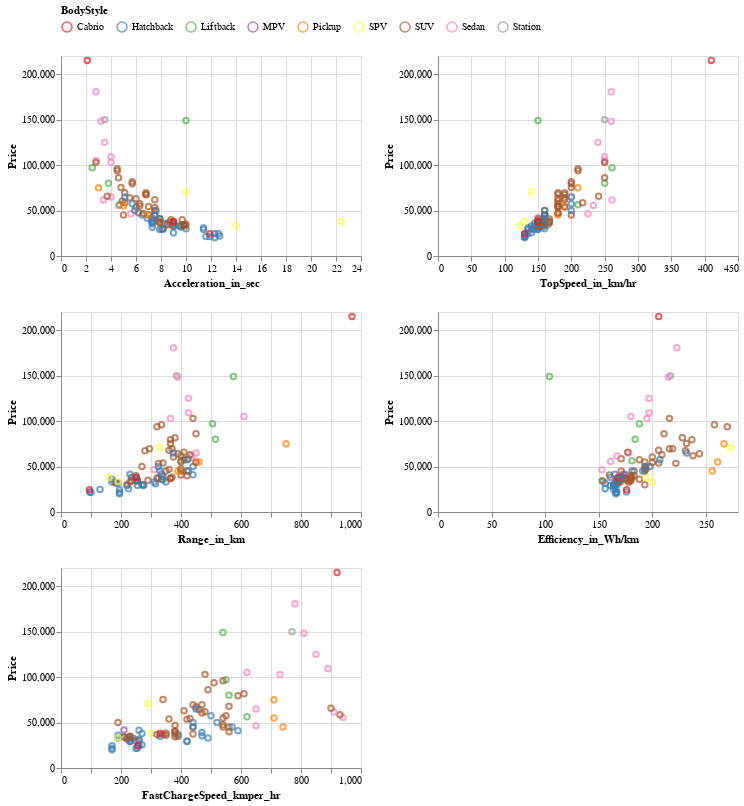

Notebook source saved alongside this figure:
### Code cell
brush = alt.selection(type='interval', resolve='global')

# common base for all subplots
base = alt.Chart(df).mark_point().encode(
    y=alt.Y('PriceEuro', title='Price'),
    color=alt.condition(
        brush, 
        'BodyStyle', 
        alt.ColorValue('black'), 
        legend=alt.Legend(orient="top"), 
        scale=alt.Scale(scheme='set1'),
    )
).add_selection(
    brush
).properties(
    width=300,
    height=200
)

x1 = alt.X('AccelSec', title='Acceleration_in_sec')
x2 = alt.X('TopSpeed_KmH', title='TopSpeed_in_km/hr')
x3 = alt.X('Range_Km', title='Range_in_km')
x4 = alt.X('Efficiency_WhKm', title='Efficiency_in_Wh/km')
x5 = alt.X('FastCharge_KmH', title='FastChargeSpeed_kmper_hr')

# layout for subplots
(base.encode(x=x1) | base.encode(x=x2)) &\
(base.encode(x=x3) | base.encode(x=x4)) &\
(base.encode(x=x5))

### Figure 1 — Vega-Lite specification as saved in the notebook (floating-point values rounded to 4 significant figures)
{"config": {"view": {"continuousWidth": 400, "continuousHeight": 300}}, "vconcat": [{"hconcat": [{"mark": "point", "encoding": {"color": {"condition": {"field": "BodyStyle", "legend": {"orient": "top"}, "scale": {"scheme": "set1"}, "type": "nominal", "selection": "selector001"}, "value": "black"}, "x": {"field": "AccelSec", "title": "Acceleration_in_sec", "type": "quantitative"}, "y": {"field": "PriceEuro", "title": "Price", "type": "quantitative"}}, "height": 200, "selection": {"selector001": {"type": "interval", "resolve": "global"}}, "width": 300}, {"mark": "point", "encoding": {"color": {"condition": {"field": "BodyStyle", "legend": {"orient": "top"}, "scale": {"scheme": "set1"}, "type": "nominal", "selection": "selector001"}, "value": "black"}, "x": {"field": "TopSpeed_KmH", "title": "TopSpeed_in_km/hr", "type": "quantitative"}, "y": {"field": "PriceEuro", "title": "Price", "type": "quantitative"}}, "height": 200, "selection": {"selector001": {"type": "interval", "resolve": "global"}}, "width": 300}]}, {"hconcat": [{"mark": "point", "encoding": {"color": {"condition": {"field": "BodyStyle", "legend": {"orient": "top"}, "scale": {"scheme": "set1"}, "type": "nominal", "selection": "selector001"}, "value": "black"}, "x": {"field": "Range_Km", "title": "Range_in_km", "type": "quantitative"}, "y": {"field": "PriceEuro", "title": "Price", "type": "quantitative"}}, "height": 200, "selection": {"selector001": {"type": "interval", "resolve": "global"}}, "width": 300}, {"mark": "point", "encoding": {"color": {"condition": {"field": "BodyStyle", "legend": {"orient": "top"}, "scale": {"scheme": "set1"}, "type": "nominal", "selection": "selector001"}, "value": "black"}, "x": {"field": "Efficiency_WhKm", "title": "Efficiency_in_Wh/km", "type": "quantitative"}, "y": {"field": "PriceEuro", "title": "Price", "type": "quantitative"}}, "height": 200, "selection": {"selector001": {"type": "interval", "resolve": "global"}}, "width": 300}]}, {"mark": "point", "encoding": {"color": {"condition": {"field": "BodyStyle", "legend": {"orient": "top"}, "scale": {"scheme": "set1"}, "type": "nominal", "selection": "selector001"}, "value": "black"}, "x": {"field": "FastCharge_KmH", "title": "FastChargeSpeed_kmper_hr", "type": "quantitative"}, "y": {"field": "PriceEuro", "title": "Price", "type": "quantitative"}}, "height": 200, "selection": {"selector001": {"type": "interval", "resolve": "global"}}, "width": 300}], "data": {"name": "data-13b54433ff539d2898941a0fd41cc338"}, "$schema": "https://vega.github.io/schema/vega-lite/v4.17.0.json", "datasets": {"data-13b54433ff539d2898941a0fd41cc338": [{"Brand": "Tesla ", "Model": "Model 3 Long Range Dual Motor", "AccelSec": 4.6, "TopSpeed_KmH": 233, "Range_Km": 450, "Efficiency_WhKm": 161, "FastCharge_KmH": 940, "RapidCharge": "Yes", "PowerTrain": "AWD", "PlugType": "Type 2 CCS", "BodyStyle": "Sedan", "Segment": "D", "Seats": 5, "PriceEuro": 55480}, {"Brand": "Volkswagen ", "Model": "ID.3 Pure", "AccelSec": 10.0, "TopSpeed_KmH": 160, "Range_Km": 270, "Efficiency_WhKm": 167, "FastCharge_KmH": 250, "RapidCharge": "Yes", "PowerTrain": "RWD", "PlugType": "Type 2 CCS", "BodyStyle": "Hatchback", "Segment": "C", "Seats": 5, "PriceEuro": 30000}, {"Brand": "Polestar ", "Model": "2", "AccelSec": 4.7, "TopSpeed_KmH": 210, "Range_Km": 400, "Efficiency_WhKm": 181, "FastCharge_KmH": 620, "RapidCharge": "Yes", "PowerTrain": "AWD", "PlugType": "Type 2 CCS", "BodyStyle": "Liftback", "Segment": "D", "Seats": 5, "PriceEuro": 56440}, {"Brand": "BMW ", "Model": "iX3 ", "AccelSec": 6.8, "TopSpeed_KmH": 180, "Range_Km": 360, "Efficiency_WhKm": 206, "FastCharge_KmH": 560, "RapidCharge": "Yes", "PowerTrain": "RWD", "PlugType": "Type 2 CCS", "BodyStyle": "SUV", "Segment": "D", "Seats": 5, "PriceEuro": 68040}, {"Brand": "Honda ", "Model": "e ", "AccelSec": 9.5, "TopSpeed_KmH": 145, "Range_Km": 170, "Efficiency_WhKm": 168, "FastCharge_KmH": 190, "RapidCharge": "Yes", "PowerTrain": "RWD", "PlugType": "Type 2 CCS", "BodyStyle": "Hatchback", "Segment": "B", "Seats": 4, "PriceEuro": 32997}, {"Brand": "Lucid ", "Model": "Air ", "AccelSec": 2.8, "TopSpeed_KmH": 250, "Range_Km": 610, "Efficiency_WhKm": 180, "FastCharge_KmH": 620, "RapidCharge": "Yes", "PowerTrain": "AWD", "PlugType": "Type 2 CCS", "BodyStyle": "Sedan", "Segment": "F", "Seats": 5, "PriceEuro": 105000}, {"Brand": "Volkswagen ", "Model": "e-Golf ", "AccelSec": 9.6, "TopSpeed_KmH": 150, "Range_Km": 190, "Efficiency_WhKm": 168, "FastCharge_KmH": 220, "RapidCharge": "Yes", "PowerTrain": "FWD", "PlugType": "Type 2 CCS", "BodyStyle": "Hatchback", "Segment": "C", "Seats": 5, "PriceEuro": 31900}, {"Brand": "Peugeot ", "Model": "e-208 ", "AccelSec": 8.1, "TopSpeed_KmH": 150, "Range_Km": 275, "Efficiency_WhKm": 164, "FastCharge_KmH": 420, "RapidCharge": "Yes", "PowerTrain": "FWD", "PlugType": "Type 2 CCS", "BodyStyle": "Hatchback", "Segment": "B", "Seats": 5, "PriceEuro": 29682}, {"Brand": "Tesla ", "Model": "Model 3 Standard Range Plus", "AccelSec": 5.6, "TopSpeed_KmH": 225, "Range_Km": 310, "Efficiency_WhKm": 153, "FastCharge_KmH": 650, "RapidCharge": "Yes", "PowerTrain": "RWD", "PlugType": "Type 2 CCS", "BodyStyle": "Sedan", "Segment": "D", "Seats": 5, "PriceEuro": 46380}, {"Brand": "Audi ", "Model": "Q4 e-tron ", "AccelSec": 6.3, "TopSpeed_KmH": 180, "Range_Km": 400, "Efficiency_WhKm": 193, "FastCharge_KmH": 540, "RapidCharge": "Yes", "PowerTrain": "AWD", "PlugType": "Type 2 CCS", "BodyStyle": "SUV", "Segment": "D", "Seats": 5, "PriceEuro": 55000}, {"Brand": "Mercedes ", "Model": "EQC 400 4MATIC", "AccelSec": 5.1, "TopSpeed_KmH": 180, "Range_Km": 370, "Efficiency_WhKm": 216, "FastCharge_KmH": 440, "RapidCharge": "Yes", "PowerTrain": "AWD", "PlugType": "Type 2 CCS", "BodyStyle": "SUV", "Segment": "D", "Seats": 5, "PriceEuro": 69484}, {"Brand": "Nissan ", "Model": "Leaf ", "AccelSec": 7.9, "TopSpeed_KmH": 144, "Range_Km": 220, "Efficiency_WhKm": 164, "FastCharge_KmH": 230, "RapidCharge": "Yes", "PowerTrain": "FWD", "PlugType": "Type 2 CHAdeMO", "BodyStyle": "Hatchback", "Segment": "C", "Seats": 5, "PriceEuro": 29234}, {"Brand": "Hyundai ", "Model": "Kona Electric 64 kWh", "AccelSec": 7.9, "TopSpeed_KmH": 167, "Range_Km": 400, "Efficiency_WhKm": 160, "FastCharge_KmH": 380, "RapidCharge": "Yes", "PowerTrain": "FWD", "PlugType": "Type 2 CCS", "BodyStyle": "SUV", "Segment": "B", "Seats": 5, "PriceEuro": 40795}, {"Brand": "BMW ", "Model": "i4 ", "AccelSec": 4.0, "TopSpeed_KmH": 200, "Range_Km": 450, "Efficiency_WhKm": 178, "FastCharge_KmH": 650, "RapidCharge": "Yes", "PowerTrain": "RWD", "PlugType": "Type 2 CCS", "BodyStyle": "Sedan", "Segment": "D", "Seats": 5, "PriceEuro": 65000}, {"Brand": "Hyundai ", "Model": "IONIQ Electric", "AccelSec": 9.7, "TopSpeed_KmH": 165, "Range_Km": 250, "Efficiency_WhKm": 153, "FastCharge_KmH": 210, "RapidCharge": "Yes", "PowerTrain": "FWD", "PlugType": "Type 2 CCS", "BodyStyle": "Liftback", "Segment": "C", "Seats": 5, "PriceEuro": 34459}, {"Brand": "Volkswagen ", "Model": "ID.3 Pro S", "AccelSec": 7.9, "TopSpeed_KmH": 160, "Range_Km": 440, "Efficiency_WhKm": 175, "FastCharge_KmH": 590, "RapidCharge": "Yes", "PowerTrain": "RWD", "PlugType": "Type 2 CCS", "BodyStyle": "Hatchback", "Segment": "C", "Seats": 4, "PriceEuro": 40936}, {"Brand": "Porsche ", "Model": "Taycan Turbo S", "AccelSec": 2.8, "TopSpeed_KmH": 260, "Range_Km": 375, "Efficiency_WhKm": 223, "FastCharge_KmH": 780, "RapidCharge": "Yes", "PowerTrain": "AWD", "PlugType": "Type 2 CCS", "BodyStyle": "Sedan", "Segment": "F", "Seats": 4, "PriceEuro": 180781}, {"Brand": "Volkswagen ", "Model": "e-Up! ", "AccelSec": 11.9, "TopSpeed_KmH": 130, "Range_Km": 195, "Efficiency_WhKm": 166, "FastCharge_KmH": 170, "RapidCharge": "Yes", "PowerTrain": "FWD", "PlugType": "Type 2 CCS", "BodyStyle": "Hatchback", "Segment": "A", "Seats": 4, "PriceEuro": 21421}, {"Brand": "MG ", "Model": "ZS EV", "AccelSec": 8.2, "TopSpeed_KmH": 140, "Range_Km": 220, "Efficiency_WhKm": 193, "FastCharge_KmH": 260, "RapidCharge": "Yes", "PowerTrain": "FWD", "PlugType": "Type 2 CCS", "BodyStyle": "SUV", "Segment": "B", "Seats": 5, "PriceEuro": 30000}, {"Brand": "Mini ", "Model": "Cooper SE ", "AccelSec": 7.3, "TopSpeed_KmH": 150, "Range_Km": 185, "Efficiency_WhKm": 156, "FastCharge_KmH": 260, "RapidCharge": "Yes", "PowerTrain": "FWD", "PlugType": "Type 2 CCS", "BodyStyle": "Hatchback", "Segment": "B", "Seats": 4, "PriceEuro": 31681}, {"Brand": "Opel ", "Model": "Corsa-e ", "AccelSec": 8.1, "TopSpeed_KmH": 150, "Range_Km": 275, "Efficiency_WhKm": 164, "FastCharge_KmH": 420, "RapidCharge": "Yes", "PowerTrain": "FWD", "PlugType": "Type 2 CCS", "BodyStyle": "Hatchback", "Segment": "B", "Seats": 5, "PriceEuro": 29146}, {"Brand": "Tesla ", "Model": "Model Y Long Range Dual Motor", "AccelSec": 5.1, "TopSpeed_KmH": 217, "Range_Km": 425, "Efficiency_WhKm": 171, "FastCharge_KmH": 930, "RapidCharge": "Yes", "PowerTrain": "AWD", "PlugType": "Type 2 CCS", "BodyStyle": "SUV", "Segment": "D", "Seats": 7, "PriceEuro": 58620}, {"Brand": "Skoda ", "Model": "Enyaq iV 50", "AccelSec": 10.0, "TopSpeed_KmH": 160, "Range_Km": 290, "Efficiency_WhKm": 179, "FastCharge_KmH": 230, "RapidCharge": "Yes", "PowerTrain": "RWD", "PlugType": "Type 2 CCS", "BodyStyle": "SUV", "Segment": "C", "Seats": 5, "PriceEuro": 35000}, {"Brand": "Audi ", "Model": "e-tron GT ", "AccelSec": 3.5, "TopSpeed_KmH": 240, "Range_Km": 425, "Efficiency_WhKm": 197, "FastCharge_KmH": 850, "RapidCharge": "Yes", "PowerTrain": "AWD", "PlugType": "Type 2 CCS", "BodyStyle": "Sedan", "Segment": "F", "Seats": 4, "PriceEuro": 125000}, {"Brand": "Tesla ", "Model": "Model 3 Long Range Performance", "AccelSec": 3.4, "TopSpeed_KmH": 261, "Range_Km": 435, "Efficiency_WhKm": 167, "FastCharge_KmH": 910, "RapidCharge": "Yes", "PowerTrain": "AWD", "PlugType": "Type 2 CCS", "BodyStyle": "Sedan", "Segment": "D", "Seats": 5, "PriceEuro": 61480}, {"Brand": "Volkswagen ", "Model": "ID.4 ", "AccelSec": 7.5, "TopSpeed_KmH": 160, "Range_Km": 420, "Efficiency_WhKm": 183, "FastCharge_KmH": 560, "RapidCharge": "Yes", "PowerTrain": "RWD", "PlugType": "Type 2 CCS", "BodyStyle": "SUV", "Segment": "C", "Seats": 5, "PriceEuro": 45000}, {"Brand": "Volkswagen ", "Model": "ID.3 Pro", "AccelSec": 9.0, "TopSpeed_KmH": 160, "Range_Km": 350, "Efficiency_WhKm": 166, "FastCharge_KmH": 490, "RapidCharge": "Yes", "PowerTrain": "RWD", "PlugType": "Type 2 CCS", "BodyStyle": "Hatchback", "Segment": "C", "Seats": 5, "PriceEuro": 33000}, {"Brand": "Volvo ", "Model": "XC40 P8 AWD Recharge", "AccelSec": 4.9, "TopSpeed_KmH": 180, "Range_Km": 375, "Efficiency_WhKm": 200, "FastCharge_KmH": 470, "RapidCharge": "Yes", "PowerTrain": "AWD", "PlugType": "Type 2 CCS", "BodyStyle": "SUV", "Segment": "C", "Seats": 5, "PriceEuro": 60437}, {"Brand": "BMW ", "Model": "i3 120 Ah", "AccelSec": 7.3, "TopSpeed_KmH": 150, "Range_Km": 235, "Efficiency_WhKm": 161, "FastCharge_KmH": 270, "RapidCharge": "Yes", "PowerTrain": "RWD", "PlugType": "Type 2 CCS", "BodyStyle": "Hatchback", "Segment": "B", "Seats": 4, "PriceEuro": 38017}, {"Brand": "Peugeot ", "Model": "e-2008 SUV ", "AccelSec": 8.5, "TopSpeed_KmH": 150, "Range_Km": 250, "Efficiency_WhKm": 180, "FastCharge_KmH": 380, "RapidCharge": "Yes", "PowerTrain": "FWD", "PlugType": "Type 2 CCS", "BodyStyle": "SUV", "Segment": "B", "Seats": 5, "PriceEuro": 34361}, {"Brand": "Audi ", "Model": "e-tron 50 quattro", "AccelSec": 6.8, "TopSpeed_KmH": 190, "Range_Km": 280, "Efficiency_WhKm": 231, "FastCharge_KmH": 450, "RapidCharge": "Yes", "PowerTrain": "AWD", "PlugType": "Type 2 CCS", "BodyStyle": "SUV", "Segment": "E", "Seats": 5, "PriceEuro": 67358}, {"Brand": "Kia ", "Model": "e-Niro 64 kWh", "AccelSec": 7.8, "TopSpeed_KmH": 167, "Range_Km": 370, "Efficiency_WhKm": 173, "FastCharge_KmH": 350, "RapidCharge": "Yes", "PowerTrain": "FWD", "PlugType": "Type 2 CCS", "BodyStyle": "SUV", "Segment": "C", "Seats": 5, "PriceEuro": 38105}, {"Brand": "Renault ", "Model": "Zoe ZE50 R110", "AccelSec": 11.4, "TopSpeed_KmH": 135, "Range_Km": 315, "Efficiency_WhKm": 165, "FastCharge_KmH": 230, "RapidCharge": "Yes", "PowerTrain": "FWD", "PlugType": "Type 2 CCS", "BodyStyle": "Hatchback", "Segment": "B", "Seats": 5, "PriceEuro": 31184}, {"Brand": "Tesla ", "Model": "Cybertruck Tri Motor", "AccelSec": 3.0, "TopSpeed_KmH": 210, "Range_Km": 750, "Efficiency_WhKm": 267, "FastCharge_KmH": 710, "RapidCharge": "Yes", "PowerTrain": "AWD", "PlugType": "Type 2 CCS", "BodyStyle": "Pickup", "Segment": "N", "Seats": 6, "PriceEuro": 75000}, {"Brand": "Mazda ", "Model": "MX-30 ", "AccelSec": 9.0, "TopSpeed_KmH": 150, "Range_Km": 180, "Efficiency_WhKm": 178, "FastCharge_KmH": 240, "RapidCharge": "Yes", "PowerTrain": "FWD", "PlugType": "Type 2 CCS", "BodyStyle": "SUV", "Segment": "C", "Seats": 5, "PriceEuro": 32646}, {"Brand": "Nissan ", "Model": "Leaf e+", "AccelSec": 7.3, "TopSpeed_KmH": 157, "Range_Km": 325, "Efficiency_WhKm": 172, "FastCharge_KmH": 390, "RapidCharge": "Yes", "PowerTrain": "FWD", "PlugType": "Type 2 CHAdeMO", "BodyStyle": "Hatchback", "Segment": "C", "Seats": 5, "PriceEuro": 37237}, {"Brand": "Lexus ", "Model": "UX 300e", "AccelSec": 7.5, "TopSpeed_KmH": 160, "Range_Km": 270, "Efficiency_WhKm": 193, "FastCharge_KmH": 190, "RapidCharge": "Yes", "PowerTrain": "FWD", "PlugType": "Type 2 CHAdeMO", "BodyStyle": "SUV", "Segment": "C", "Seats": 5, "PriceEuro": 50000}, {"Brand": "CUPRA ", "Model": "el-Born ", "AccelSec": 6.5, "TopSpeed_KmH": 160, "Range_Km": 425, "Efficiency_WhKm": 181, "FastCharge_KmH": 570, "RapidCharge": "Yes", "PowerTrain": "RWD", "PlugType": "Type 2 CCS", "BodyStyle": "Hatchback", "Segment": "C", "Seats": 4, "PriceEuro": 45000}, {"Brand": "Renault ", "Model": "Zoe ZE50 R135", "AccelSec": 9.5, "TopSpeed_KmH": 140, "Range_Km": 310, "Efficiency_WhKm": 168, "FastCharge_KmH": 230, "RapidCharge": "Yes", "PowerTrain": "FWD", "PlugType": "Type 2 CCS", "BodyStyle": "Hatchback", "Segment": "B", "Seats": 5, "PriceEuro": 33133}, {"Brand": "Mercedes ", "Model": "EQA ", "AccelSec": 5.0, "TopSpeed_KmH": 200, "Range_Km": 350, "Efficiency_WhKm": 171, "FastCharge_KmH": 440, "RapidCharge": "Yes", "PowerTrain": "AWD", "PlugType": "Type 2 CCS", "BodyStyle": "SUV", "Segment": "C", "Seats": 5, "PriceEuro": 45000}, {"Brand": "Tesla ", "Model": "Model S Long Range", "AccelSec": 3.8, "TopSpeed_KmH": 250, "Range_Km": 515, "Efficiency_WhKm": 184, "FastCharge_KmH": 560, "RapidCharge": "Yes", "PowerTrain": "AWD", "PlugType": "Type 2", "BodyStyle": "Liftback", "Segment": "F", "Seats": 5, "PriceEuro": 79990}, {"Brand": "Hyundai ", "Model": "Kona Electric 39 kWh", "AccelSec": 9.9, "TopSpeed_KmH": 155, "Range_Km": 255, "Efficiency_WhKm": 154, "FastCharge_KmH": 210, "RapidCharge": "Yes", "PowerTrain": "FWD", "PlugType": "Type 2 CCS", "BodyStyle": "SUV", "Segment": "B", "Seats": 5, "PriceEuro": 33971}, {"Brand": "Audi ", "Model": "e-tron Sportback 55 quattro", "AccelSec": 5.7, "TopSpeed_KmH": 200, "Range_Km": 380, "Efficiency_WhKm": 228, "FastCharge_KmH": 610, "RapidCharge": "Yes", "PowerTrain": "AWD", "PlugType": "Type 2 CCS", "BodyStyle": "SUV", "Segment": "E", "Seats": 5, "PriceEuro": 81639}, {"Brand": "Skoda ", "Model": "CITIGOe iV ", "AccelSec": 12.3, "TopSpeed_KmH": 130, "Range_Km": 195, "Efficiency_WhKm": 166, "FastCharge_KmH": 170, "RapidCharge": "Yes", "PowerTrain": "FWD", "PlugType": "Type 2 CCS", "BodyStyle": "Hatchback", "Segment": "A", "Seats": 4, "PriceEuro": 24534}, {"Brand": "SEAT ", "Model": "Mii Electric ", "AccelSec": 12.3, "TopSpeed_KmH": 130, "Range_Km": 195, "Efficiency_WhKm": 166, "FastCharge_KmH": 170, "RapidCharge": "Yes", "PowerTrain": "FWD", "PlugType": "Type 2 CCS", "BodyStyle": "Hatchback", "Segment": "A", "Seats": 4, "PriceEuro": 20129}, {"Brand": "Kia ", "Model": "e-Soul 64 kWh", "AccelSec": 7.9, "TopSpeed_KmH": 167, "Range_Km": 365, "Efficiency_WhKm": 175, "FastCharge_KmH": 340, "RapidCharge": "Yes", "PowerTrain": "FWD", "PlugType": "Type 2 CCS", "BodyStyle": "SUV", "Segment": "B", "Seats": 5, "PriceEuro": 36837}, {"Brand": "Opel ", "Model": "Ampera-e ", "AccelSec": 7.3, "TopSpeed_KmH": 150, "Range_Km": 335, "Efficiency_WhKm": 173, "FastCharge_KmH": 210, "RapidCharge": "Yes", "PowerTrain": "FWD", "PlugType": "Type 2 CCS", "BodyStyle": "MPV", "Segment": "B", "Seats": 5, "PriceEuro": 41906}, {"Brand": "Porsche ", "Model": "Taycan 4S", "AccelSec": 4.0, "TopSpeed_KmH": 250, "Range_Km": 365, "Efficiency_WhKm": 195, "FastCharge_KmH": 730, "RapidCharge": "Yes", "PowerTrain": "AWD", "PlugType": "Type 2 CCS", "BodyStyle": "Sedan", "Segment": "F", "Seats": 4, "PriceEuro": 102945}, {"Brand": "Lightyear ", "Model": "One ", "AccelSec": 10.0, "TopSpeed_KmH": 150, "Range_Km": 575, "Efficiency_WhKm": 104, "FastCharge_KmH": 540, "RapidCharge": "Yes", "PowerTrain": "AWD", "PlugType": "Type 2 CCS", "BodyStyle": "Liftback", "Segment": "F", "Seats": 5, "PriceEuro": 149000}, {"Brand": "Aiways ", "Model": "U5 ", "AccelSec": 9.0, "TopSpeed_KmH": 150, "Range_Km": 335, "Efficiency_WhKm": 188, "FastCharge_KmH": 350, "RapidCharge": "Yes", "PowerTrain": "FWD", "PlugType": "Type 2 CCS", "BodyStyle": "SUV", "Segment": "C", "Seats": 5, "PriceEuro": 36057}, {"Brand": "Audi ", "Model": "e-tron 55 quattro", "AccelSec": 5.7, "TopSpeed_KmH": 200, "Range_Km": 365, "Efficiency_WhKm": 237, "FastCharge_KmH": 590, "RapidCharge": "Yes", "PowerTrain": "AWD", "PlugType": "Type 2 CCS", "BodyStyle": "SUV", "Segment": "E", "Seats": 5, "PriceEuro": 79445}, {"Brand": "Tesla ", "Model": "Roadster ", "AccelSec": 2.1, "TopSpeed_KmH": 410, "Range_Km": 970, "Efficiency_WhKm": 206, "FastCharge_KmH": 920, "RapidCharge": "Yes", "PowerTrain": "AWD", "PlugType": "Type 2 CCS", "BodyStyle": "Cabrio", "Segment": "S", "Seats": 4, "PriceEuro": 215000}, {"Brand": "Opel ", "Model": "Mokka-e ", "AccelSec": 8.5, "TopSpeed_KmH": 150, "Range_Km": 255, "Efficiency_WhKm": 176, "FastCharge_KmH": 390, "RapidCharge": "Yes", "PowerTrain": "FWD", "PlugType": "Type 2 CCS", "BodyStyle": "SUV", "Segment": "B", "Seats": 5, "PriceEuro": 35000}, {"Brand": "Skoda ", "Model": "Enyaq iV 80", "AccelSec": 8.8, "TopSpeed_KmH": 160, "Range_Km": 420, "Efficiency_WhKm": 183, "FastCharge_KmH": 560, "RapidCharge": "Yes", "PowerTrain": "RWD", "PlugType": "Type 2 CCS", "BodyStyle": "SUV", "Segment": "C", "Seats": 5, "PriceEuro": 40000}, {"Brand": "Tesla ", "Model": "Model X Long Range", "AccelSec": 4.6, "TopSpeed_KmH": 250, "Range_Km": 450, "Efficiency_WhKm": 211, "FastCharge_KmH": 490, "RapidCharge": "Yes", "PowerTrain": "AWD", "PlugType": "Type 2", "BodyStyle": "SUV", "Segment": "F", "Seats": 7, "PriceEuro": 85990}, {"Brand": "Honda ", "Model": "e Advance", "AccelSec": 8.3, "TopSpeed_KmH": 145, "Range_Km": 170, "Efficiency_WhKm": 168, "FastCharge_KmH": 190, "RapidCharge": "Yes", "PowerTrain": "RWD", "PlugType": "Type 2 CCS", "BodyStyle": "Hatchback", "Segment": "B", "Seats": 4, "PriceEuro": 35921}, {"Brand": "DS ", "Model": "3 Crossback E-Tense", "AccelSec": 8.7, "TopSpeed_KmH": 150, "Range_Km": 250, "Efficiency_WhKm": 180, "FastCharge_KmH": 380, "RapidCharge": "Yes", "PowerTrain": "FWD", "PlugType": "Type 2 CCS", "BodyStyle": "SUV", "Segment": "B", "Seats": 5, "PriceEuro": 37422}, {"Brand": "Renault ", "Model": "Twingo ZE", "AccelSec": 12.6, "TopSpeed_KmH": 135, "Range_Km": 130, "Efficiency_WhKm": 164, "FastCharge_KmH": 260, "RapidCharge": "No", "PowerTrain": "RWD", "PlugType": "Type 2", "BodyStyle": "Hatchback", "Segment": "A", "Seats": 4, "PriceEuro": 24790}, {"Brand": "Citroen ", "Model": "e-C4 ", "AccelSec": 9.7, "TopSpeed_KmH": 150, "Range_Km": 250, "Efficiency_WhKm": 180, "FastCharge_KmH": 380, "RapidCharge": "Yes", "PowerTrain": "FWD", "PlugType": "Type 2 CCS", "BodyStyle": "SUV", "Segment": "C", "Seats": 5, "PriceEuro": 40000}, {"Brand": "Tesla ", "Model": "Model S Performance", "AccelSec": 2.5, "TopSpeed_KmH": 261, "Range_Km": 505, "Efficiency_WhKm": 188, "FastCharge_KmH": 550, "RapidCharge": "Yes", "PowerTrain": "AWD", "PlugType": "Type 2", "BodyStyle": "Liftback", "Segment": "F", "Seats": 5, "PriceEuro": 96990}, {"Brand": "Renault ", "Model": "Zoe ZE40 R110", "AccelSec": 11.4, "TopSpeed_KmH": 135, "Range_Km": 255, "Efficiency_WhKm": 161, "FastCharge_KmH": 230, "RapidCharge": "Yes", "PowerTrain": "FWD", "PlugType": "Type 2 CCS", "BodyStyle": "Hatchback", "Segment": "B", "Seats": 5, "PriceEuro": 29234}, {"Brand": "Tesla ", "Model": "Model Y Long Range Performance", "AccelSec": 3.7, "TopSpeed_KmH": 241, "Range_Km": 410, "Efficiency_WhKm": 177, "FastCharge_KmH": 900, "RapidCharge": "Yes", "PowerTrain": "AWD", "PlugType": "Type 2 CCS", "BodyStyle": "SUV", "Segment": "D", "Seats": 7, "PriceEuro": 65620}, {"Brand": "Nissan ", "Model": "Ariya 87kWh", "AccelSec": 7.6, "TopSpeed_KmH": 160, "Range_Km": 440, "Efficiency_WhKm": 198, "FastCharge_KmH": 520, "RapidCharge": "Yes", "PowerTrain": "FWD", "PlugType": "Type 2 CCS", "BodyStyle": "Hatchback", "Segment": "C", "Seats": 5, "PriceEuro": 50000}, {"Brand": "Jaguar ", "Model": "I-Pace ", "AccelSec": 4.8, "TopSpeed_KmH": 200, "Range_Km": 365, "Efficiency_WhKm": 232, "FastCharge_KmH": 340, "RapidCharge": "Yes", "PowerTrain": "AWD", "PlugType": "Type 2 CCS", "BodyStyle": "SUV", "Segment": "E", "Seats": 5, "PriceEuro": 75351}, {"Brand": "Ford ", "Model": "Mustang Mach-E ER RWD", "AccelSec": 7.0, "TopSpeed_KmH": 180, "Range_Km": 450, "Efficiency_WhKm": 200, "FastCharge_KmH": 430, "RapidCharge": "Yes", "PowerTrain": "RWD", "PlugType": "Type 2 CCS", "BodyStyle": "SUV", "Segment": "D", "Seats": 5, "PriceEuro": 54475}, {"Brand": "Porsche ", "Model": "Taycan 4S Plus", "AccelSec": 4.0, "TopSpeed_KmH": 250, "Range_Km": 425, "Efficiency_WhKm": 197, "FastCharge_KmH": 890, "RapidCharge": "Yes", "PowerTrain": "AWD", "PlugType": "Type 2 CCS", "BodyStyle": "Sedan", "Segment": "F", "Seats": 4, "PriceEuro": 109302}, {"Brand": "Nissan ", "Model": "e-NV200 Evalia ", "AccelSec": 14.0, "TopSpeed_KmH": 123, "Range_Km": 190, "Efficiency_WhKm": 200, "FastCharge_KmH": 190, "RapidCharge": "Yes", "PowerTrain": "FWD", "PlugType": "Type 1 CHAdeMO", "BodyStyle": "SPV", "Segment": "N", "Seats": 7, "PriceEuro": 33246}, {"Brand": "Tesla ", "Model": "Cybertruck Dual Motor", "AccelSec": 5.0, "TopSpeed_KmH": 190, "Range_Km": 460, "Efficiency_WhKm": 261, "FastCharge_KmH": 710, "RapidCharge": "Yes", "PowerTrain": "AWD", "PlugType": "Type 2 CCS", "BodyStyle": "Pickup", "Segment": "N", "Seats": 6, "PriceEuro": 55000}, {"Brand": "Renault ", "Model": "Kangoo Maxi ZE 33", "AccelSec": 22.4, "TopSpeed_KmH": 130, "Range_Km": 160, "Efficiency_WhKm": 194, "FastCharge_KmH": 300, "RapidCharge": "No", "PowerTrain": "FWD", "PlugType": "Type 2", "BodyStyle": "SPV", "Segment": "N", "Seats": 5, "PriceEuro": 38000}, {"Brand": "Ford ", "Model": "Mustang Mach-E ER AWD", "AccelSec": 6.0, "TopSpeed_KmH": 180, "Range_Km": 430, "Efficiency_WhKm": 209, "FastCharge_KmH": 410, "RapidCharge": "Yes", "PowerTrain": "AWD", "PlugType": "Type 2 CCS", "BodyStyle": "SUV", "Segment": "D", "Seats": 5, "PriceEuro": 62900}, {"Brand": "BMW ", "Model": "i3s 120 Ah", "AccelSec": 6.9, "TopSpeed_KmH": 160, "Range_Km": 230, "Efficiency_WhKm": 165, "FastCharge_KmH": 260, "RapidCharge": "Yes", "PowerTrain": "RWD", "PlugType": "Type 2 CCS", "BodyStyle": "Hatchback", "Segment": "B", "Seats": 4, "PriceEuro": 41526}, {"Brand": "Skoda ", "Model": "Enyaq iV 80X", "AccelSec": 7.0, "TopSpeed_KmH": 160, "Range_Km": 400, "Efficiency_WhKm": 193, "FastCharge_KmH": 540, "RapidCharge": "Yes", "PowerTrain": "AWD", "PlugType": "Type 2 CCS", "BodyStyle": "SUV", "Segment": "C", "Seats": 5, "PriceEuro": 45000}, {"Brand": "Porsche ", "Model": "Taycan Cross Turismo ", "AccelSec": 3.5, "TopSpeed_KmH": 250, "Range_Km": 385, "Efficiency_WhKm": 217, "FastCharge_KmH": 770, "RapidCharge": "Yes", "PowerTrain": "AWD", "PlugType": "Type 2 CCS", "BodyStyle": "Station", "Segment": "F", "Seats": 4, "PriceEuro": 150000}, {"Brand": "Byton ", "Model": "M-Byte 95 kWh 4WD", "AccelSec": 5.5, "TopSpeed_KmH": 190, "Range_Km": 390, "Efficiency_WhKm": 244, "FastCharge_KmH": 460, "RapidCharge": "Yes", "PowerTrain": "AWD", "PlugType": "Type 2 CCS", "BodyStyle": "SUV", "Segment": "E", "Seats": 5, "PriceEuro": 64000}, {"Brand": "Sono ", "Model": "Sion ", "AccelSec": 9.0, "TopSpeed_KmH": 140, "Range_Km": 225, "Efficiency_WhKm": 156, "FastCharge_KmH": 270, "RapidCharge": "Yes", "PowerTrain": "FWD", "PlugType": "Type 2 CCS", "BodyStyle": "Hatchback", "Segment": "C", "Seats": 5, "PriceEuro": 25500}, {"Brand": "Kia ", "Model": "e-Niro 39 kWh", "AccelSec": 9.8, "TopSpeed_KmH": 155, "Range_Km": 235, "Efficiency_WhKm": 167, "FastCharge_KmH": 230, "RapidCharge": "Yes", "PowerTrain": "FWD", "PlugType": "Type 2 CCS", "BodyStyle": "SUV", "Segment": "C", "Seats": 5, "PriceEuro": 34400}, {"Brand": "Audi ", "Model": "Q4 Sportback e-tron ", "AccelSec": 6.3, "TopSpeed_KmH": 180, "Range_Km": 410, "Efficiency_WhKm": 188, "FastCharge_KmH": 550, "RapidCharge": "Yes", "PowerTrain": "AWD", "PlugType": "Type 2 CCS", "BodyStyle": "SUV", "Segment": "D", "Seats": 5, "PriceEuro": 57500}, {"Brand": "Smart ", "Model": "EQ forfour ", "AccelSec": 12.7, "TopSpeed_KmH": 130, "Range_Km": 95, "Efficiency_WhKm": 176, "FastCharge_KmH": 255, "RapidCharge": "No", "PowerTrain": "RWD", "PlugType": "Type 2", "BodyStyle": "Hatchback", "Segment": "A", "Seats": 4, "PriceEuro": 22030}, {"Brand": "Ford ", "Model": "Mustang Mach-E SR AWD", "AccelSec": 6.0, "TopSpeed_KmH": 180, "Range_Km": 340, "Efficiency_WhKm": 206, "FastCharge_KmH": 360, "RapidCharge": "Yes", "PowerTrain": "AWD", "PlugType": "Type 2 CCS", "BodyStyle": "SUV", "Segment": "D", "Seats": 5, "PriceEuro": 54000}, {"Brand": "Porsche ", "Model": "Taycan Turbo", "AccelSec": 3.2, "TopSpeed_KmH": 260, "Range_Km": 390, "Efficiency_WhKm": 215, "FastCharge_KmH": 810, "RapidCharge": "Yes", "PowerTrain": "AWD", "PlugType": "Type 2 CCS", "BodyStyle": "Sedan", "Segment": "F", "Seats": 4, "PriceEuro": 148301}, {"Brand": "Volkswagen ", "Model": "ID.3 1st", "AccelSec": 7.3, "TopSpeed_KmH": 160, "Range_Km": 340, "Efficiency_WhKm": 171, "FastCharge_KmH": 470, "RapidCharge": "Yes", "PowerTrain": "RWD", "PlugType": "Type 2 CCS", "BodyStyle": "Hatchback", "Segment": "C", "Seats": 5, "PriceEuro": 38987}, {"Brand": "Tesla ", "Model": "Model X Performance", "AccelSec": 2.8, "TopSpeed_KmH": 250, "Range_Km": 440, "Efficiency_WhKm": 216, "FastCharge_KmH": 480, "RapidCharge": "Yes", "PowerTrain": "AWD", "PlugType": "Type 2", "BodyStyle": "SUV", "Segment": "F", "Seats": 7, "PriceEuro": 102990}, {"Brand": "Smart ", "Model": "EQ fortwo coupe", "AccelSec": 11.6, "TopSpeed_KmH": 130, "Range_Km": 100, "Efficiency_WhKm": 167, "FastCharge_KmH": 250, "RapidCharge": "No", "PowerTrain": "RWD", "PlugType": "Type 2", "BodyStyle": "Hatchback", "Segment": "A", "Seats": 2, "PriceEuro": 21387}, {"Brand": "Ford ", "Model": "Mustang Mach-E SR RWD", "AccelSec": 6.6, "TopSpeed_KmH": 180, "Range_Km": 360, "Efficiency_WhKm": 194, "FastCharge_KmH": 380, "RapidCharge": "Yes", "PowerTrain": "RWD", "PlugType": "Type 2 CCS", "BodyStyle": "SUV", "Segment": "D", "Seats": 5, "PriceEuro": 46900}, {"Brand": "Mercedes ", "Model": "EQV 300 Long", "AccelSec": 10.0, "TopSpeed_KmH": 140, "Range_Km": 330, "Efficiency_WhKm": 273, "FastCharge_KmH": 290, "RapidCharge": "Yes", "PowerTrain": "FWD", "PlugType": "Type 2 CCS", "BodyStyle": "SPV", "Segment": "N", "Seats": 7, "PriceEuro": 70631}, {"Brand": "Fiat ", "Model": "500e Hatchback", "AccelSec": 9.0, "TopSpeed_KmH": 150, "Range_Km": 250, "Efficiency_WhKm": 168, "FastCharge_KmH": 330, "RapidCharge": "Yes", "PowerTrain": "FWD", "PlugType": "Type 2 CCS", "BodyStyle": "Hatchback", "Segment": "B", "Seats": 4, "PriceEuro": 34900}, {"Brand": "Tesla ", "Model": "Cybertruck Single Motor", "AccelSec": 7.0, "TopSpeed_KmH": 180, "Range_Km": 390, "Efficiency_WhKm": 256, "FastCharge_KmH": 740, "RapidCharge": "Yes", "PowerTrain": "RWD", "PlugType": "Type 2 CCS", "BodyStyle": "Pickup", "Segment": "N", "Seats": 6, "PriceEuro": 45000}, {"Brand": "Audi ", "Model": "e-tron Sportback 50 quattro", "AccelSec": 6.8, "TopSpeed_KmH": 190, "Range_Km": 295, "Efficiency_WhKm": 219, "FastCharge_KmH": 470, "RapidCharge": "Yes", "PowerTrain": "AWD", "PlugType": "Type 2 CCS", "BodyStyle": "SUV", "Segment": "E", "Seats": 5, "PriceEuro": 69551}, {"Brand": "Skoda ", "Model": "Enyaq iV vRS", "AccelSec": 6.2, "TopSpeed_KmH": 180, "Range_Km": 400, "Efficiency_WhKm": 193, "FastCharge_KmH": 540, "RapidCharge": "Yes", "PowerTrain": "AWD", "PlugType": "Type 2 CCS", "BodyStyle": "SUV", "Segment": "C", "Seats": 5, "PriceEuro": 47500}, {"Brand": "Skoda ", "Model": "Enyaq iV 60", "AccelSec": 9.0, "TopSpeed_KmH": 160, "Range_Km": 320, "Efficiency_WhKm": 181, "FastCharge_KmH": 440, "RapidCharge": "Yes", "PowerTrain": "RWD", "PlugType": "Type 2 CCS", "BodyStyle": "SUV", "Segment": "C", "Seats": 5, "PriceEuro": 37500}, {"Brand": "Audi ", "Model": "e-tron S 55 quattro", "AccelSec": 4.5, "TopSpeed_KmH": 210, "Range_Km": 320, "Efficiency_WhKm": 270, "FastCharge_KmH": 510, "RapidCharge": "Yes", "PowerTrain": "AWD", "PlugType": "Type 2 CCS", "BodyStyle": "SUV", "Segment": "E", "Seats": 5, "PriceEuro": 93800}, {"Brand": "Smart ", "Model": "EQ fortwo cabrio", "AccelSec": 11.9, "TopSpeed_KmH": 130, "Range_Km": 95, "Efficiency_WhKm": 176, "FastCharge_KmH": 255, "RapidCharge": "No", "PowerTrain": "RWD", "PlugType": "Type 2", "BodyStyle": "Cabrio", "Segment": "A", "Seats": 2, "PriceEuro": 24565}, {"Brand": "Kia ", "Model": "e-Soul 64 kWh", "AccelSec": 7.9, "TopSpeed_KmH": 167, "Range_Km": 365, "Efficiency_WhKm": 175, "FastCharge_KmH": 320, "RapidCharge": "Yes", "PowerTrain": "FWD", "PlugType": "Type 2 CCS", "BodyStyle": "SUV", "Segment": "B", "Seats": 5, "PriceEuro": 36837}, {"Brand": "Nissan ", "Model": "Ariya e-4ORCE 87kWh", "AccelSec": 5.7, "TopSpeed_KmH": 200, "Range_Km": 420, "Efficiency_WhKm": 207, "FastCharge_KmH": 500, "RapidCharge": "Yes", "PowerTrain": "AWD", "PlugType": "Type 2 CCS", "BodyStyle": "Hatchback", "Segment": "C", "Seats": 5, "PriceEuro": 57500}, {"Brand": "Fiat ", "Model": "500e Convertible", "AccelSec": 9.0, "TopSpeed_KmH": 150, "Range_Km": 250, "Efficiency_WhKm": 168, "FastCharge_KmH": 330, "RapidCharge": "Yes", "PowerTrain": "FWD", "PlugType": "Type 2 CCS", "BodyStyle": "Cabrio", "Segment": "B", "Seats": 4, "PriceEuro": 37900}, {"Brand": "Volkswagen ", "Model": "ID.3 Pro Performance", "AccelSec": 7.3, "TopSpeed_KmH": 160, "Range_Km": 340, "Efficiency_WhKm": 171, "FastCharge_KmH": 470, "RapidCharge": "Yes", "PowerTrain": "RWD", "PlugType": "Type 2 CCS", "BodyStyle": "Hatchback", "Segment": "C", "Seats": 5, "PriceEuro": 35575}, {"Brand": "Kia ", "Model": "e-Soul 39 kWh", "AccelSec": 9.9, "TopSpeed_KmH": 157, "Range_Km": 230, "Efficiency_WhKm": 170, "FastCharge_KmH": 220, "RapidCharge": "Yes", "PowerTrain": "FWD", "PlugType": "Type 2 CCS", "BodyStyle": "SUV", "Segment": "B", "Seats": 5, "PriceEuro": 33133}, {"Brand": "Byton ", "Model": "M-Byte 72 kWh 2WD", "AccelSec": 7.5, "TopSpeed_KmH": 190, "Range_Km": 325, "Efficiency_WhKm": 222, "FastCharge_KmH": 420, "RapidCharge": "Yes", "PowerTrain": "RWD", "PlugType": "Type 2 CCS", "BodyStyle": "SUV", "Segment": "E", "Seats": 5, "PriceEuro": 53500}, {"Brand": "Nissan ", "Model": "Ariya 63kWh", "AccelSec": 7.5, "TopSpeed_KmH": 160, "Range_Km": 330, "Efficiency_WhKm": 191, "FastCharge_KmH": 440, "RapidCharge": "Yes", "PowerTrain": "FWD", "PlugType": "Type 2 CCS", "BodyStyle": "Hatchback", "Segment": "C", "Seats": 5, "PriceEuro": 45000}, {"Brand": "Audi ", "Model": "e-tron S Sportback 55 quattro", "AccelSec": 4.5, "TopSpeed_KmH": 210, "Range_Km": 335, "Efficiency_WhKm": 258, "FastCharge_KmH": 540, "RapidCharge": "Yes", "PowerTrain": "AWD", "PlugType": "Type 2 CCS", "BodyStyle": "SUV", "Segment": "E", "Seats": 5, "PriceEuro": 96050}, {"Brand": "Nissan ", "Model": "Ariya e-4ORCE 63kWh", "AccelSec": 5.9, "TopSpeed_KmH": 200, "Range_Km": 325, "Efficiency_WhKm": 194, "FastCharge_KmH": 440, "RapidCharge": "Yes", "PowerTrain": "AWD", "PlugType": "Type 2 CCS", "BodyStyle": "Hatchback", "Segment": "C", "Seats": 5, "PriceEuro": 50000}, {"Brand": "Nissan ", "Model": "Ariya e-4ORCE 87kWh Performance", "AccelSec": 5.1, "TopSpeed_KmH": 200, "Range_Km": 375, "Efficiency_WhKm": 232, "FastCharge_KmH": 450, "RapidCharge": "Yes", "PowerTrain": "AWD", "PlugType": "Type 2 CCS", "BodyStyle": "Hatchback", "Segment": "C", "Seats": 5, "PriceEuro": 65000}, {"Brand": "Byton ", "Model": "M-Byte 95 kWh 2WD", "AccelSec": 7.5, "TopSpeed_KmH": 190, "Range_Km": 400, "Efficiency_WhKm": 238, "FastCharge_KmH": 480, "RapidCharge": "Yes", "PowerTrain": "AWD", "PlugType": "Type 2 CCS", "BodyStyle": "SUV", "Segment": "E", "Seats": 5, "PriceEuro": 62000}]}}
